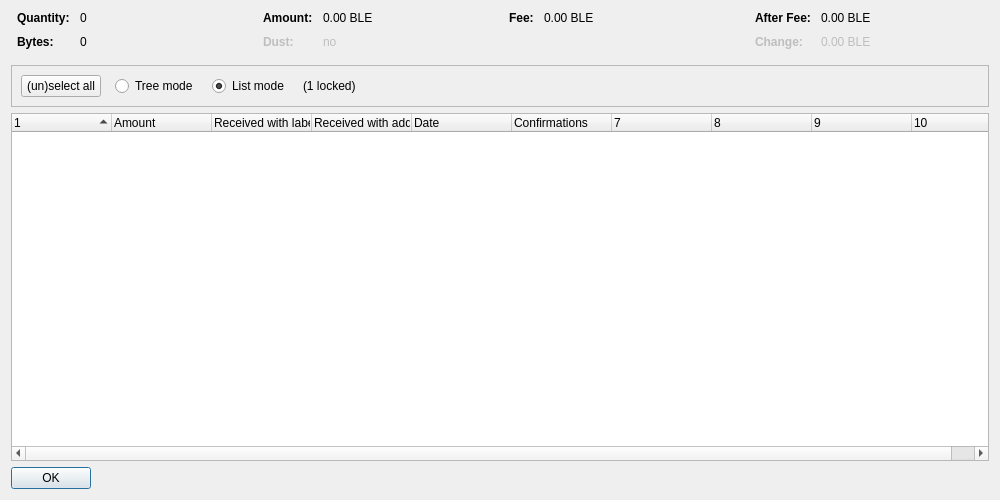
<?xml version="1.0" encoding="UTF-8"?>
<ui version="4.0">
 <class>CoinControlDialog</class>
 <widget class="QDialog" name="CoinControlDialog">
  <property name="geometry">
   <rect>
    <x>0</x>
    <y>0</y>
    <width>1000</width>
    <height>500</height>
   </rect>
  </property>
  <property name="windowTitle">
   <string>Coin Selection</string>
  </property>
  <layout class="QVBoxLayout" name="verticalLayout">
   <item>
    <layout class="QHBoxLayout" name="horizontalLayoutTop" stretch="0,0,0,0">
     <property name="topMargin">
      <number>0</number>
     </property>
     <property name="bottomMargin">
      <number>10</number>
     </property>
     <item>
      <layout class="QFormLayout" name="formLayoutCoinControl1">
       <property name="horizontalSpacing">
        <number>10</number>
       </property>
       <property name="verticalSpacing">
        <number>10</number>
       </property>
       <property name="leftMargin">
        <number>6</number>
       </property>
       <property name="rightMargin">
        <number>6</number>
       </property>
       <item row="0" column="0">
        <widget class="QLabel" name="labelCoinControlQuantityText">
         <property name="font">
          <font>
           <weight>75</weight>
           <bold>true</bold>
          </font>
         </property>
         <property name="text">
          <string>Quantity:</string>
         </property>
        </widget>
       </item>
       <item row="0" column="1">
        <widget class="QLabel" name="labelCoinControlQuantity">
         <property name="cursor">
          <cursorShape>IBeamCursor</cursorShape>
         </property>
         <property name="contextMenuPolicy">
          <enum>Qt::ActionsContextMenu</enum>
         </property>
         <property name="text">
          <string notr="true">0</string>
         </property>
         <property name="textInteractionFlags">
          <set>Qt::LinksAccessibleByMouse|Qt::TextSelectableByKeyboard|Qt::TextSelectableByMouse</set>
         </property>
        </widget>
       </item>
       <item row="1" column="0">
        <widget class="QLabel" name="labelCoinControlBytesText">
         <property name="font">
          <font>
           <weight>75</weight>
           <bold>true</bold>
          </font>
         </property>
         <property name="text">
          <string>Bytes:</string>
         </property>
        </widget>
       </item>
       <item row="1" column="1">
        <widget class="QLabel" name="labelCoinControlBytes">
         <property name="cursor">
          <cursorShape>IBeamCursor</cursorShape>
         </property>
         <property name="contextMenuPolicy">
          <enum>Qt::ActionsContextMenu</enum>
         </property>
         <property name="text">
          <string notr="true">0</string>
         </property>
         <property name="textInteractionFlags">
          <set>Qt::LinksAccessibleByMouse|Qt::TextSelectableByKeyboard|Qt::TextSelectableByMouse</set>
         </property>
        </widget>
       </item>
      </layout>
     </item>
     <item>
      <layout class="QFormLayout" name="formLayoutCoinControl2">
       <property name="horizontalSpacing">
        <number>10</number>
       </property>
       <property name="verticalSpacing">
        <number>10</number>
       </property>
       <property name="leftMargin">
        <number>6</number>
       </property>
       <property name="rightMargin">
        <number>6</number>
       </property>
       <item row="0" column="0">
        <widget class="QLabel" name="labelCoinControlAmountText">
         <property name="font">
          <font>
           <weight>75</weight>
           <bold>true</bold>
          </font>
         </property>
         <property name="text">
          <string>Amount:</string>
         </property>
        </widget>
       </item>
       <item row="0" column="1">
        <widget class="QLabel" name="labelCoinControlAmount">
         <property name="cursor">
          <cursorShape>IBeamCursor</cursorShape>
         </property>
         <property name="contextMenuPolicy">
          <enum>Qt::ActionsContextMenu</enum>
         </property>
         <property name="text">
          <string notr="true">0.00 BLE</string>
         </property>
         <property name="textInteractionFlags">
          <set>Qt::LinksAccessibleByMouse|Qt::TextSelectableByKeyboard|Qt::TextSelectableByMouse</set>
         </property>
        </widget>
       </item>
       <item row="1" column="0">
        <widget class="QLabel" name="labelCoinControlLowOutputText">
         <property name="enabled">
          <bool>false</bool>
         </property>
         <property name="font">
          <font>
           <weight>75</weight>
           <bold>true</bold>
          </font>
         </property>
         <property name="text">
          <string>Dust:</string>
         </property>
        </widget>
       </item>
       <item row="1" column="1">
        <widget class="QLabel" name="labelCoinControlLowOutput">
         <property name="enabled">
          <bool>false</bool>
         </property>
         <property name="cursor">
          <cursorShape>IBeamCursor</cursorShape>
         </property>
         <property name="contextMenuPolicy">
          <enum>Qt::ActionsContextMenu</enum>
         </property>
         <property name="text">
          <string notr="true">no</string>
         </property>
         <property name="textInteractionFlags">
          <set>Qt::LinksAccessibleByMouse|Qt::TextSelectableByKeyboard|Qt::TextSelectableByMouse</set>
         </property>
        </widget>
       </item>
      </layout>
     </item>
     <item>
      <layout class="QFormLayout" name="formLayoutCoinControl3">
       <property name="horizontalSpacing">
        <number>10</number>
       </property>
       <property name="verticalSpacing">
        <number>10</number>
       </property>
       <property name="leftMargin">
        <number>6</number>
       </property>
       <property name="rightMargin">
        <number>6</number>
       </property>
       <item row="0" column="0">
        <widget class="QLabel" name="labelCoinControlFeeText">
         <property name="font">
          <font>
           <weight>75</weight>
           <bold>true</bold>
          </font>
         </property>
         <property name="text">
          <string>Fee:</string>
         </property>
        </widget>
       </item>
       <item row="0" column="1">
        <widget class="QLabel" name="labelCoinControlFee">
         <property name="cursor">
          <cursorShape>IBeamCursor</cursorShape>
         </property>
         <property name="contextMenuPolicy">
          <enum>Qt::ActionsContextMenu</enum>
         </property>
         <property name="text">
          <string notr="true">0.00 BLE</string>
         </property>
         <property name="textInteractionFlags">
          <set>Qt::LinksAccessibleByMouse|Qt::TextSelectableByKeyboard|Qt::TextSelectableByMouse</set>
         </property>
        </widget>
       </item>
      </layout>
     </item>
     <item>
      <layout class="QFormLayout" name="formLayoutCoinControl4">
       <property name="horizontalSpacing">
        <number>10</number>
       </property>
       <property name="verticalSpacing">
        <number>10</number>
       </property>
       <property name="leftMargin">
        <number>6</number>
       </property>
       <property name="rightMargin">
        <number>6</number>
       </property>
       <item row="0" column="0">
        <widget class="QLabel" name="labelCoinControlAfterFeeText">
         <property name="font">
          <font>
           <weight>75</weight>
           <bold>true</bold>
          </font>
         </property>
         <property name="text">
          <string>After Fee:</string>
         </property>
        </widget>
       </item>
       <item row="0" column="1">
        <widget class="QLabel" name="labelCoinControlAfterFee">
         <property name="cursor">
          <cursorShape>IBeamCursor</cursorShape>
         </property>
         <property name="contextMenuPolicy">
          <enum>Qt::ActionsContextMenu</enum>
         </property>
         <property name="text">
          <string notr="true">0.00 BLE</string>
         </property>
         <property name="textInteractionFlags">
          <set>Qt::LinksAccessibleByMouse|Qt::TextSelectableByKeyboard|Qt::TextSelectableByMouse</set>
         </property>
        </widget>
       </item>
       <item row="1" column="0">
        <widget class="QLabel" name="labelCoinControlChangeText">
         <property name="enabled">
          <bool>false</bool>
         </property>
         <property name="font">
          <font>
           <weight>75</weight>
           <bold>true</bold>
          </font>
         </property>
         <property name="text">
          <string>Change:</string>
         </property>
        </widget>
       </item>
       <item row="1" column="1">
        <widget class="QLabel" name="labelCoinControlChange">
         <property name="enabled">
          <bool>false</bool>
         </property>
         <property name="cursor">
          <cursorShape>IBeamCursor</cursorShape>
         </property>
         <property name="contextMenuPolicy">
          <enum>Qt::ActionsContextMenu</enum>
         </property>
         <property name="text">
          <string notr="true">0.00 BLE</string>
         </property>
         <property name="textInteractionFlags">
          <set>Qt::LinksAccessibleByMouse|Qt::TextSelectableByKeyboard|Qt::TextSelectableByMouse</set>
         </property>
        </widget>
       </item>
      </layout>
     </item>
    </layout>
   </item>
   <item>
    <widget class="QFrame" name="frame">
     <property name="minimumSize">
      <size>
       <width>0</width>
       <height>40</height>
      </size>
     </property>
     <property name="frameShape">
      <enum>QFrame::StyledPanel</enum>
     </property>
     <property name="frameShadow">
      <enum>QFrame::Sunken</enum>
     </property>
     <layout class="QHBoxLayout" name="horizontalLayout">
      <item>
       <layout class="QHBoxLayout" name="horizontalLayoutPanel" stretch="0,0,0,0,0">
        <property name="spacing">
         <number>14</number>
        </property>
        <item>
         <widget class="QPushButton" name="pushButtonSelectAll">
          <property name="sizePolicy">
           <sizepolicy hsizetype="Maximum" vsizetype="Fixed">
            <horstretch>0</horstretch>
            <verstretch>0</verstretch>
           </sizepolicy>
          </property>
          <property name="text">
           <string>(un)select all</string>
          </property>
          <property name="autoDefault">
           <bool>false</bool>
          </property>
         </widget>
        </item>
        <item>
         <widget class="QRadioButton" name="radioTreeMode">
          <property name="sizePolicy">
           <sizepolicy hsizetype="Maximum" vsizetype="Fixed">
            <horstretch>0</horstretch>
            <verstretch>0</verstretch>
           </sizepolicy>
          </property>
          <property name="text">
           <string>Tree mode</string>
          </property>
         </widget>
        </item>
        <item>
         <widget class="QRadioButton" name="radioListMode">
          <property name="sizePolicy">
           <sizepolicy hsizetype="Maximum" vsizetype="Fixed">
            <horstretch>0</horstretch>
            <verstretch>0</verstretch>
           </sizepolicy>
          </property>
          <property name="text">
           <string>List mode</string>
          </property>
          <property name="checked">
           <bool>true</bool>
          </property>
         </widget>
        </item>
        <item>
         <widget class="QLabel" name="labelLocked">
          <property name="text">
           <string notr="true">(1 locked)</string>
          </property>
         </widget>
        </item>
        <item>
         <spacer name="horizontalSpacer">
          <property name="orientation">
           <enum>Qt::Horizontal</enum>
          </property>
          <property name="sizeHint" stdset="0">
           <size>
            <width>40</width>
            <height>20</height>
           </size>
          </property>
         </spacer>
        </item>
       </layout>
      </item>
     </layout>
    </widget>
   </item>
   <item>
    <widget class="CoinControlTreeWidget" name="treeWidget">
     <property name="contextMenuPolicy">
      <enum>Qt::CustomContextMenu</enum>
     </property>
     <property name="sortingEnabled">
      <bool>false</bool>
     </property>
     <property name="columnCount">
      <number>10</number>
     </property>
     <attribute name="headerShowSortIndicator" stdset="0">
      <bool>true</bool>
     </attribute>
     <attribute name="headerStretchLastSection">
      <bool>false</bool>
     </attribute>
     <column>
      <property name="text">
       <string/>
      </property>
     </column>
     <column>
      <property name="text">
       <string>Amount</string>
      </property>
     </column>
     <column>
      <property name="text">
       <string>Received with label</string>
      </property>
     </column>
     <column>
      <property name="text">
       <string>Received with address</string>
      </property>
     </column>
     <column>
      <property name="text">
       <string>Date</string>
      </property>
     </column>
     <column>
      <property name="text">
       <string>Confirmations</string>
      </property>
      <property name="toolTip">
       <string>Confirmed</string>
      </property>
     </column>
     <column>
      <property name="text">
       <string/>
      </property>
     </column>
     <column>
      <property name="text">
       <string/>
      </property>
     </column>
     <column>
      <property name="text">
       <string/>
      </property>
     </column>
     <column>
      <property name="text">
       <string/>
      </property>
     </column>
    </widget>
   </item>
   <item>
    <widget class="QDialogButtonBox" name="buttonBox">
     <property name="sizePolicy">
      <sizepolicy hsizetype="Maximum" vsizetype="Fixed">
       <horstretch>0</horstretch>
       <verstretch>0</verstretch>
      </sizepolicy>
     </property>
     <property name="orientation">
      <enum>Qt::Horizontal</enum>
     </property>
     <property name="standardButtons">
      <set>QDialogButtonBox::Ok</set>
     </property>
    </widget>
   </item>
  </layout>
 </widget>
 <customwidgets>
  <customwidget>
   <class>CoinControlTreeWidget</class>
   <extends>QTreeWidget</extends>
   <header>qt/coincontroltreewidget.h</header>
  </customwidget>
 </customwidgets>
 <resources/>
 <connections/>
</ui>
